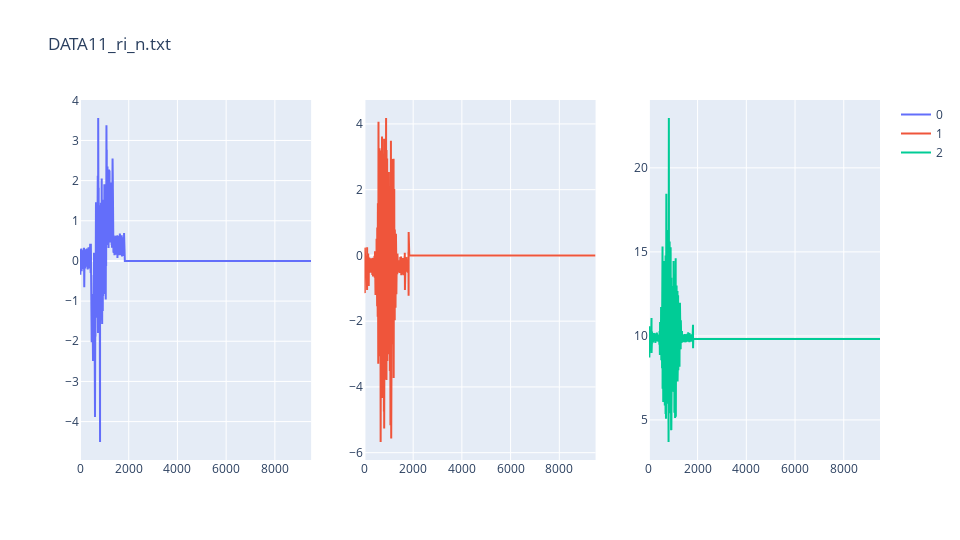

Notebook source saved alongside this figure:
### Markdown cell above
## Visualize Data

### Code cell
df = pd.DataFrame(acc_data[0].transpose())
df
tripleGraph(df, acc_data_labels[0][0])

### Figure 1 — Plotly figure (JSON) as saved in the notebook; plotly's stock layout.template omitted (floating-point values rounded to 4 significant figures; data arrays with more than 128 entries replaced by an {"elided": "..."} marker saying what was removed)
{"data": [{"name": "0", "type": "scatter", "x": {"elided": "9489 int values"}, "xaxis": "x", "y": {"elided": "9489 float values"}, "yaxis": "y"}, {"name": "1", "type": "scatter", "x": {"elided": "9489 int values"}, "xaxis": "x2", "y": {"elided": "9489 float values"}, "yaxis": "y2"}, {"name": "2", "type": "scatter", "x": {"elided": "9489 int values"}, "xaxis": "x3", "y": {"elided": "9489 float values"}, "yaxis": "y3"}], "layout": {"height": 540, "title": {"text": "DATA11_ri_n.txt"}, "width": 960, "xaxis": {"anchor": "y", "domain": [0, 0.2889]}, "xaxis2": {"anchor": "y2", "domain": [0.3556, 0.6444]}, "xaxis3": {"anchor": "y3", "domain": [0.7111, 1]}, "yaxis": {"anchor": "x", "domain": [0, 1]}, "yaxis2": {"anchor": "x2", "domain": [0, 1]}, "yaxis3": {"anchor": "x3", "domain": [0, 1]}}}
